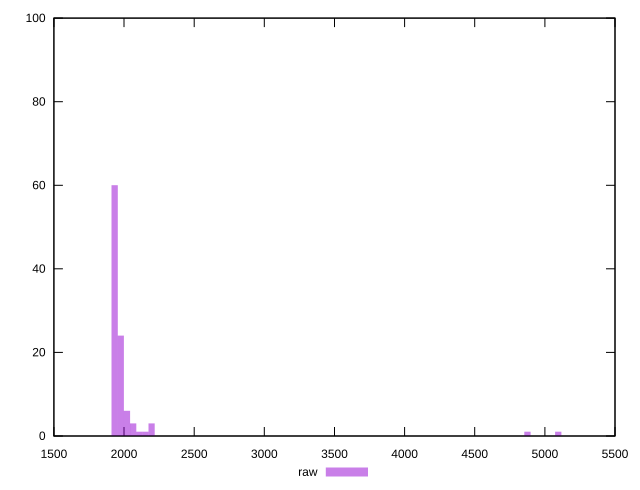

Here is the gnuplot script that generated this plot:
reset
set terminal svg size 640, 490 enhanced background rgb 'white'
set output "report_00007_2020-12-11T15:55:29.892Z/first-meaningful-paint/samples/pages/raw/histogram.svg"

$raw <<EOF
5073.951453875008 1
1985.4592645597859 61
1911.9237362427566 27
2132.530321193844 2
2206.0658495108732 3
2058.994792876815 5
4853.344868923921 1
EOF

set key outside below
set boxwidth 73.5355283170291
set yrange [0:100]
set style fill transparent solid 0.5 noborder

plot \
  $raw title "raw" with boxes, \


reset
